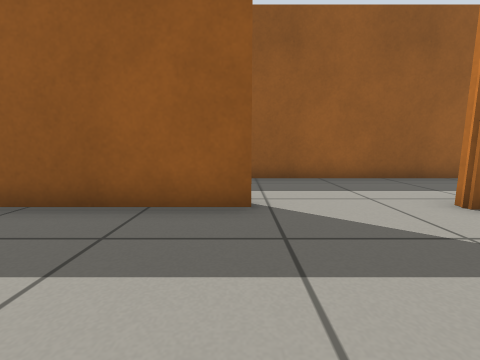
View 1 (above)

16 first-person views from a walk through a Gazebo world. The camera is 0.5 m above the floor, tilts 8° down and sees 90° across. The floor is counted in squares, 0.5 m on a side. Each view is taken from the middle of a square. On the plan, view 1 faces up. The plan holds only what a view shows up to about 10 squares ahead; the rest is blank.

View 2
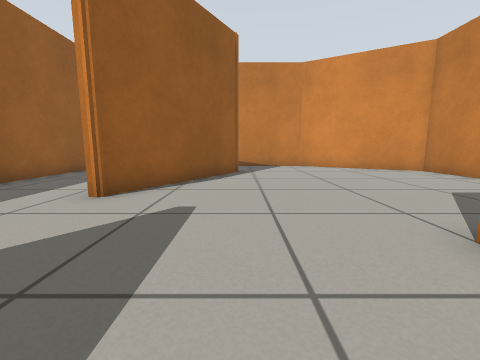

View 3
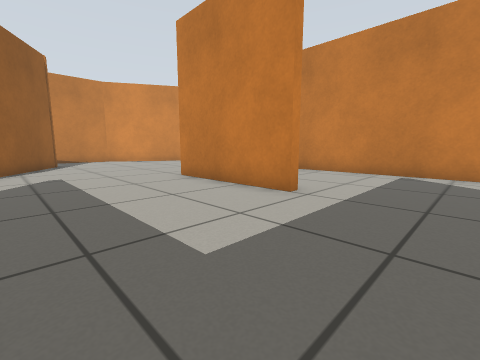

View 4
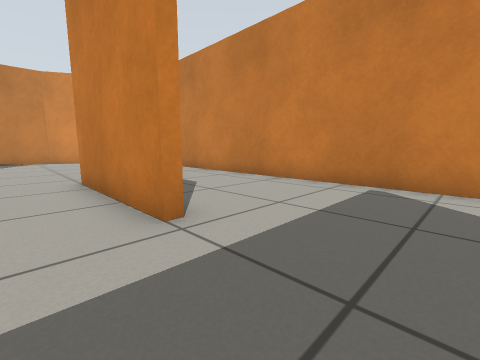

View 5
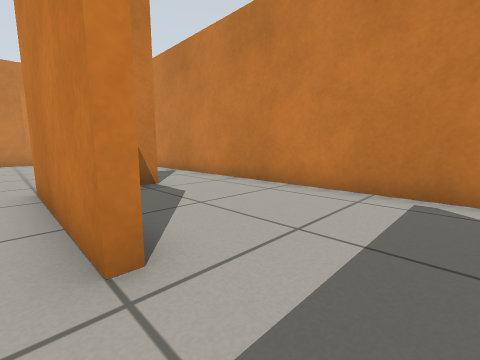

View 6
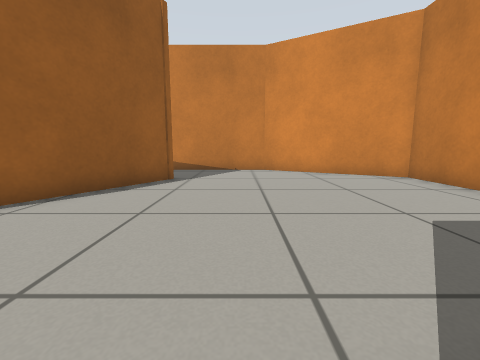

View 7
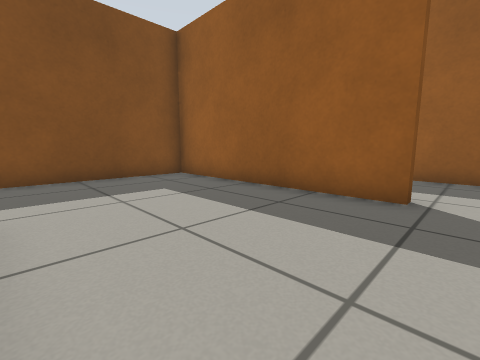

View 8
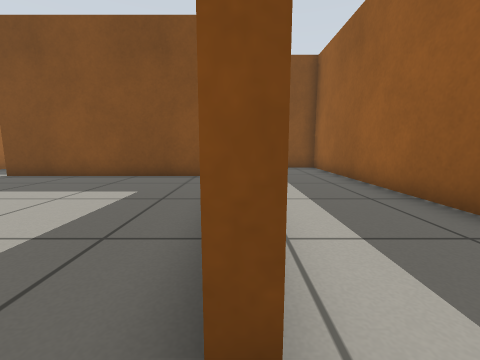

View 9
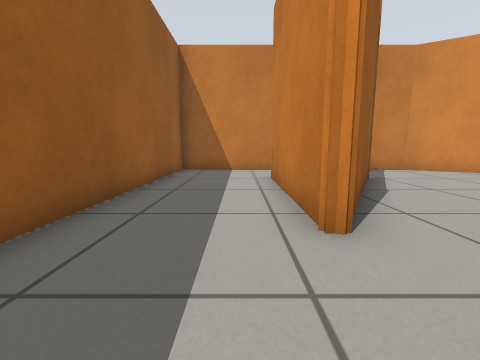

View 10
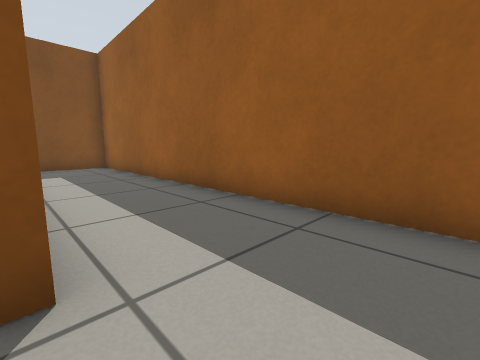

View 11
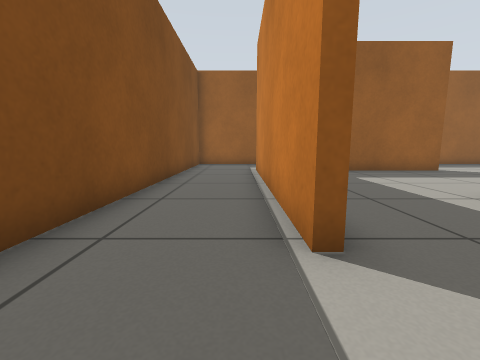

View 12
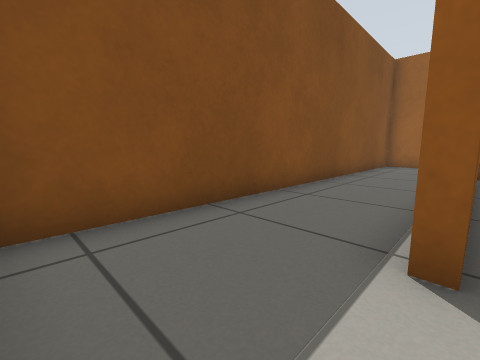

View 13
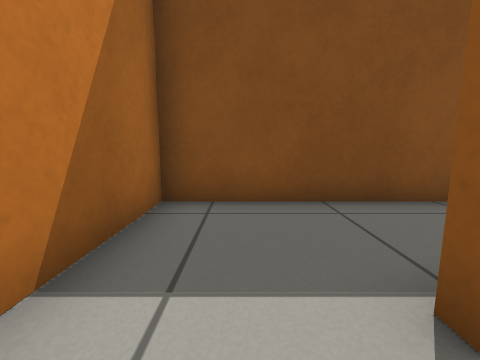

View 14
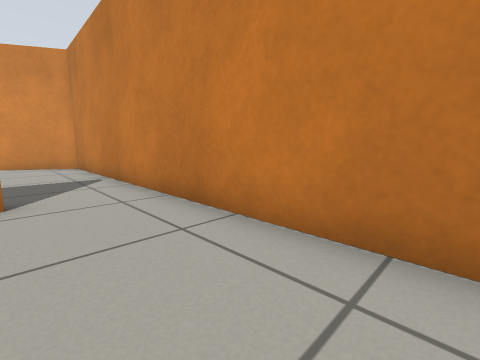

View 15
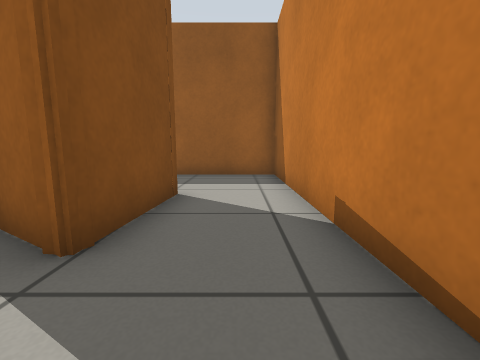

View 16
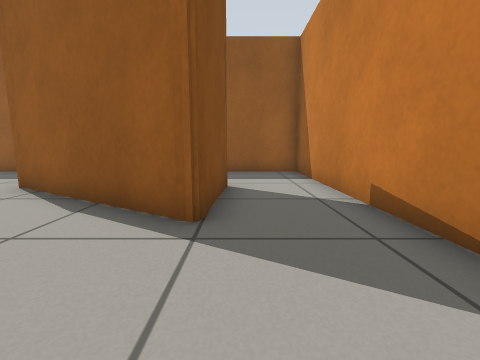

### Floor plan
Points are (right, up) in squares from view 1. A wall is a line through its corners. A room is listed if a view was taken in it or the views show most of it. See-through windows are left out.
Room 1 (views 1, 2, 3, 4, 5, 6, 7, 8, 10, 12, 13, 14, 15, 16)
walls: (1.1, -4) (1.1, -3.4); (-3.1, -1.9) (-3.1, -1.5) (1.5, -1.5); (0.2, 4.3) (0.2, 3.9) (-7, 3.9) (-7, -3.9); (8.7, 4) (8.5, 1.2) (8.4, 1) (3.6, 3.8); (-7.6, -6.4) (8.7, -6.4) (11.2, -2) (11.2, 5.5)
ways out: opening at (-7, -5) to room 2; opening at (2, 4) to room 2; opening at (9.5, 4.5) to room 2
Room 2 (views 9, 11)
walls: (3.7, 4) (8.7, 4); (-10.3, 6.5) (-10.3, -6.4) (-7.6, -6.4); (-7.3, -3.9) (-7.3, 4); (11.2, 5.5) (11.2, 7.5) (-9.4, 7.5)
ways out: opening at (-7, -5) to room 1; opening at (2, 4) to room 1; opening at (9.5, 4.5) to room 1

Where each view was taken, in squares from view 1:
view 1: 0 up, 0 right, facing up
view 2: 1 up, 1 left, facing right
view 3: 3 up, 6 left, facing down-right
view 4: 0 up, 6 left, facing down-right
view 5: 1 down, 5 left, facing down-right
view 6: 1 down, 1 right, facing right
view 7: 1 down, 1 right, facing up-left
view 8: 4 up, 1 right, facing left
view 9: 5 up, 1 right, facing right
view 10: 4 up, 2 right, facing up-left
view 11: 6 down, 8 left, facing up
view 12: 6 down, 7 left, facing up-left
view 13: 5 down, 6 left, facing left
view 14: 4 down, 4 left, facing down-right
view 15: 1 down, 10 right, facing up
view 16: 2 down, 9 right, facing up
